Frame 1 (no input): blank canvas, image omitted
Frame 60 (the mouse pressed at the canvas centre just before this capture): blank canvas, image omitted
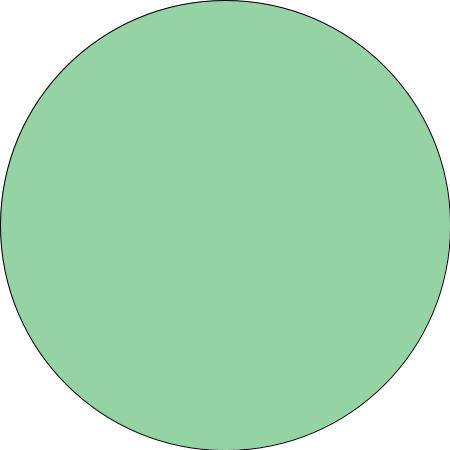
Frame 120 (the mouse held since frame 60 and released just before this capture)

The Processing sketch whose frames 1 and 60 were blank and that drew this single picture after the mouse press (run headless with seeded random() and noise(); from frame 60 on, the mouse is pressed at the canvas centre):

// Processing sketch: processing_57090
// ── processing_57090.pde


void setup()
{
  size(450, 450);
  smooth();
  background(255);
}

void draw()
{
  int speed = abs(mouseX-pmouseX) + abs(mouseY-pmouseY);
  fill(random(255), random(255), random(255));
  ellipse(mouseX, mouseY, speed, speed);
}
